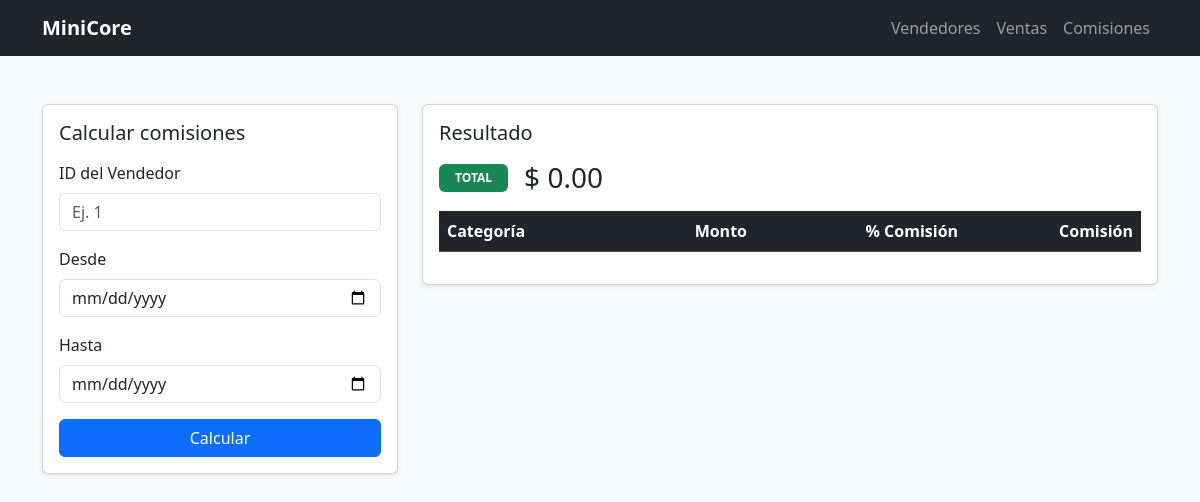
Before: /comisiones/?vendedor_id=2 with the older database file.
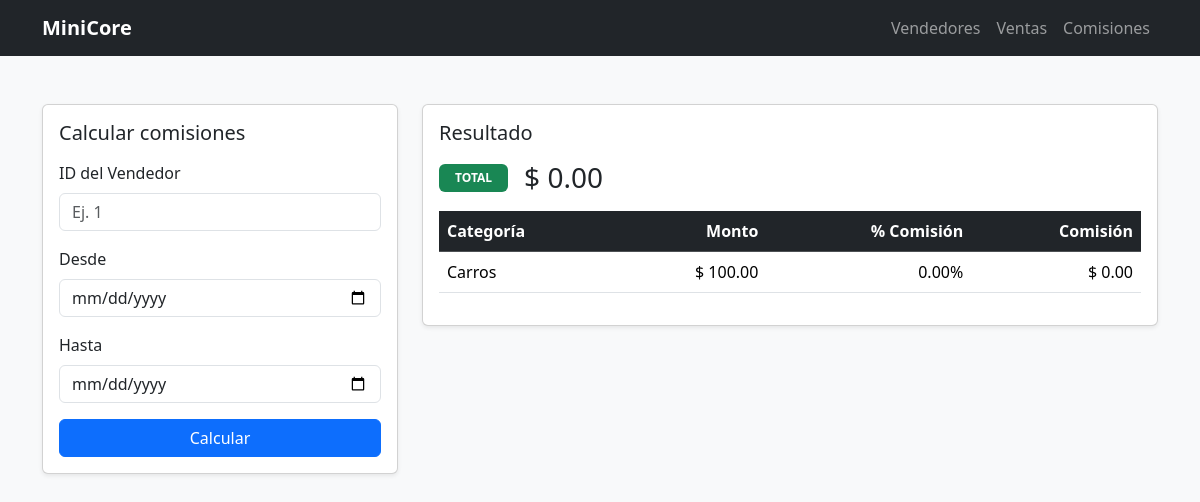
After: the same page with the newer database file.
### app/models.py (models this page shows)
class Venta(db.Model):
    id = db.Column(db.Integer, primary_key=True)
    vendedor_id = db.Column(db.Integer, db.ForeignKey("vendedor.id"), nullable=False)
    fecha = db.Column(Date, nullable=False)
    monto = db.Column(Numeric(12, 2), nullable=False)
    categoria = db.Column(db.String(50), nullable=False)

### app/routes/comisiones.py (the view)
@bp.get("/")
def ver_comisiones():
    vendedor_id = request.args.get("vendedor_id", type=int)
    desde = request.args.get("desde")
    hasta = request.args.get("hasta")
    data = calcular_comision_por_vendedor(vendedor_id, desde, hasta) if vendedor_id else None
    return render_template("comisiones.html", data=data)

### app/services.py (called while the page is built)
def calcular_comision_por_vendedor(vendedor_id, fecha_desde=None, fecha_hasta=None):
    q = db.session.query(Venta.categoria, func.sum(Venta.monto).label("monto"))\
                  .filter(Venta.vendedor_id == vendedor_id)
    if fecha_desde: q = q.filter(Venta.fecha >= fecha_desde)
    if fecha_hasta: q = q.filter(Venta.fecha <= fecha_hasta)
    q = q.group_by(Venta.categoria).all()
    total = 0.0
    detalle = []
    reglas = {r.categoria: float(r.porcentaje) for r in ReglaComision.query.all()}
    for categoria, monto in q:
        pct = reglas.get(categoria, 0.0) / 100.0
        com = float(monto) * pct
        detalle.append({"categoria": categoria, "monto": float(monto), "porcentaje": pct*100, "comision": com})
        total += com
    return {"total": total, "detalle": detalle}

### app/templates/comisiones.html (shortened to what this page needs)
{% extends "_base.html" %}
{% block content %}
<div class="row g-4">
  <div class="col-lg-4">
    <div class="card shadow-sm">
      <div class="card-body">
        <h5 class="card-title mb-3">Calcular comisiones</h5>
        <form method="get" action="/comisiones/">
          <div class="mb-3">
            <label class="form-label">ID del Vendedor</label>
            <input type="number" name="vendedor_id" class="form-control" placeholder="Ej. 1" required>
          </div>
          <div class="mb-3">
            <label class="form-label">Desde</label>
            <input type="date" name="desde" class="form-control">
          </div>
          <div class="mb-3">
            <label class="form-label">Hasta</label>
            <input type="date" name="hasta" class="form-control">
          </div>
          <button class="btn btn-primary w-100">Calcular</button>
        </form>
      </div>
    </div>
  </div>
  <div class="col-lg-8">
    <div class="card shadow-sm">
      <div class="card-body">
        <h5 class="card-title mb-3">Resultado</h5>
        {% if data %}
          <div class="d-flex align-items-center gap-3 mb-3">
            <span class="badge text-bg-success px-3 py-2">TOTAL</span>
            <h3 class="m-0">$ {{ "%.2f"|format(data.total) }}</h3>
          </div>
          <div class="table-responsive">
            <table class="table table-hover align-middle">
              <thead class="table-dark">
                <tr>
                  <th>Categoría</th>
                  <th class="text-end">Monto</th>
                  <th class="text-end">% Comisión</th>
                  <th class="text-end">Comisión</th>
                </tr>
              </thead>
              <tbody>
                {% for d in data.detalle %}
                <tr>
                  <td>{{ d.categoria }}</td>
                  <td class="text-end">$ {{ "%.2f"|format(d.monto) }}</td>
                  <td class="text-end">{{ "%.2f"|format(d.porcentaje) }}%</td>
                  <td class="text-end">$ {{ "%.2f"|format(d.comision) }}</td>
                </tr>
                {% endfor %}
              </tbody>
            </table>
          </div>
        {% else %}
          <div class="alert alert-info m-0">Ingresa un vendedor y rango de fechas para ver el detalle.</div>
        {% endif %}
      </div>
    </div>
  </div>
</div>
{% endblock %}

Changed rows visible on the page:
added Venta: categoria "Carros", monto "100.00", porcentaje "0.00", comision "0.00"
